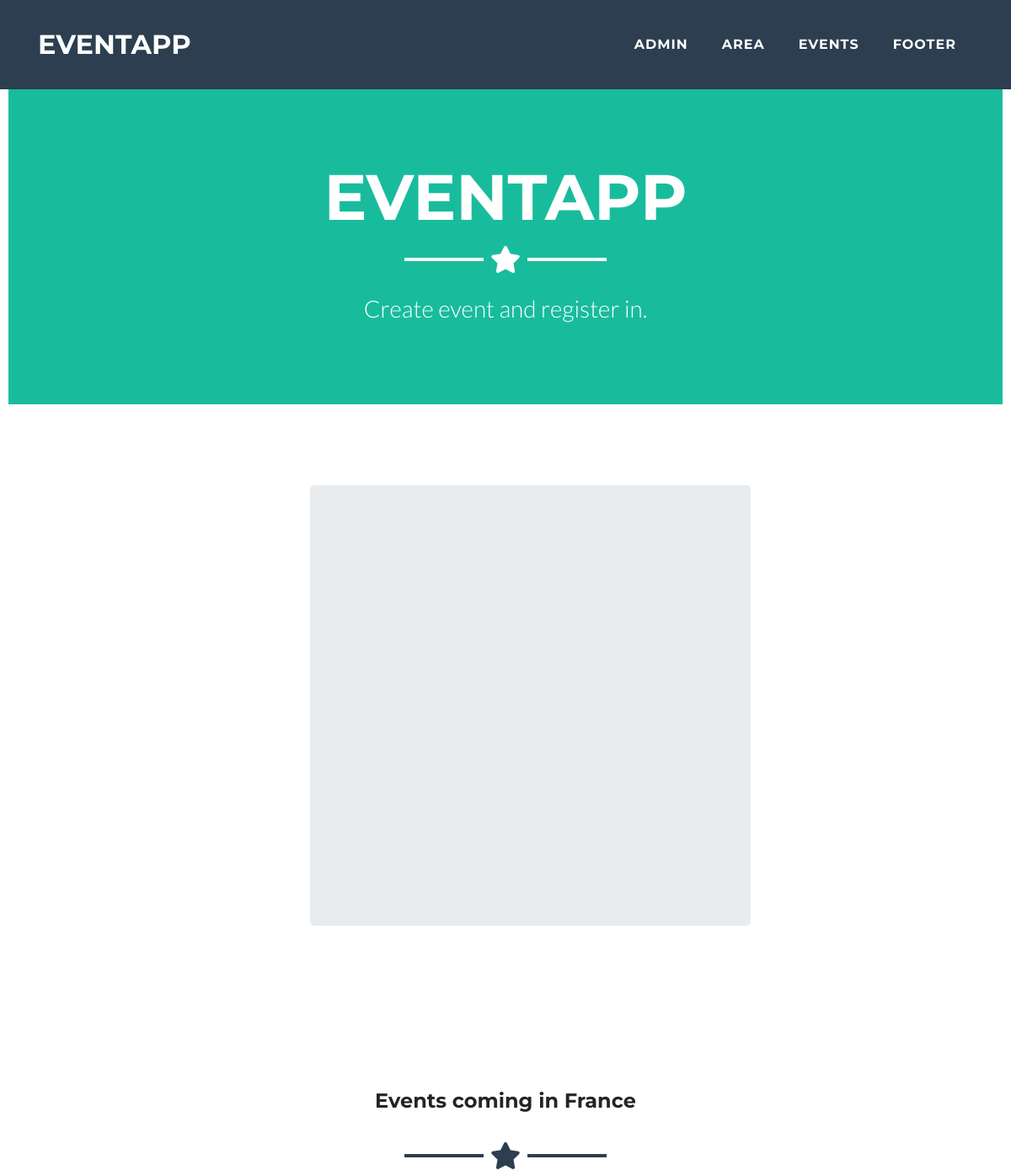
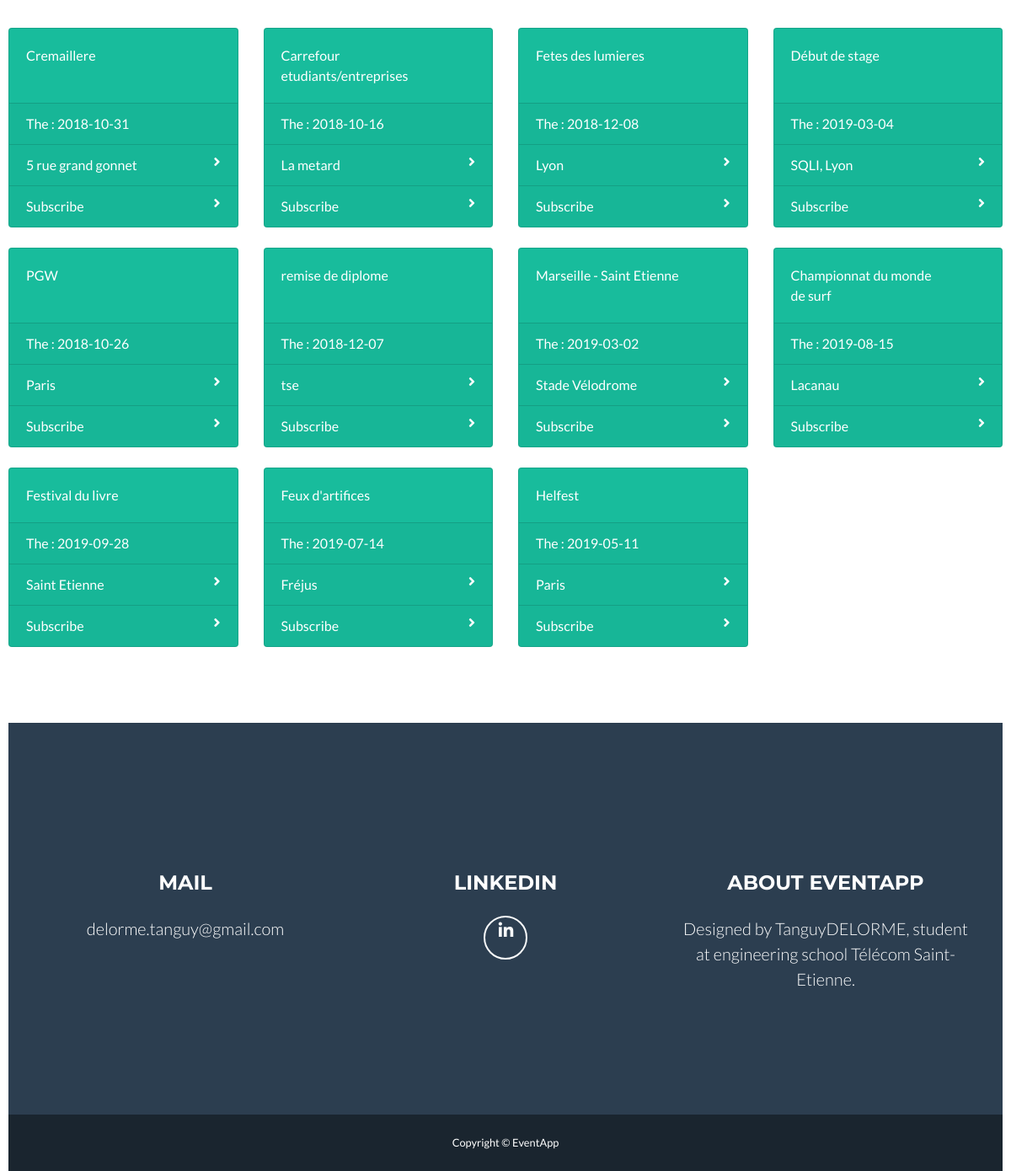
/eventApp.php, run on the app's committed database (2 pictures, top to bottom).
### tables this page shows
CREATE TABLE IF NOT EXISTS `event` (
  `id` int(255) NOT NULL AUTO_INCREMENT,
  `nom` varchar(255) NOT NULL,
  `date` date NOT NULL,
  `adresse` varchar(255) NOT NULL,
  `region` varchar(30) NOT NULL,
  PRIMARY KEY (`id`)
);

### eventApp.php (the view, shortened to what this page needs)
<?php
include 'include/connection.php';
 ?>
<!DOCTYPE html PUBLIC "-//W3C//DTD XHTML 1.0 Transitional//EN" "http://www.w3.org/TR/xhtml1/DTD/xhtml1-transitional.dtd">
<html xmlns="http://www.w3.org/1999/xhtml">
<head>
    <link href="franceJvmap/jqvmap.css" media="screen" rel="stylesheet" type="text/css" />
     <link href="vendor/bootstrap/css/bootstrap.min.css" rel="stylesheet">
     <link href="vendor/fontawesome-free/css/all.min.css" rel="stylesheet" type="text/css">
     <link href="vendor/magnific-popup/magnific-popup.css" rel="stylesheet" type="text/css">
     <link href="css/freelancer.min.css" rel="stylesheet">
     <link rel="stylesheet" href="style.css" />
     <link rel="stylesheet" href="https://use.fontawesome.com/releases/v5.4.1/css/all.css">
  </head>
  <body style="margin-right: 10px; margin-left: 10px;">
    <nav class="navbar navbar-expand-lg bg-secondary fixed-top text-uppercase" id="mainNav">
      <div class="container">
        <a class="navbar-brand js-scroll-trigger" href="#page-top">EventApp</a>
        <div class="collapse navbar-collapse" id="navbarResponsive">
          <ul class="navbar-nav ml-auto">
            <li class="nav-item mx-0 mx-lg-1">
              <a class="nav-link py-3 px-0 px-lg-3 rounded js-scroll-trigger" href="adminEvent/adminEvent.php">Admin</a>
            </li>
            <li class="nav-item mx-0 mx-lg-1">
              <a class="nav-link py-3 px-0 px-lg-3 rounded js-scroll-trigger" href="#area">Area</a>
            </li>
            <li class="nav-item mx-0 mx-lg-1">
              <a class="nav-link py-3 px-0 px-lg-3 rounded js-scroll-trigger" href="#event">Events</a>
            </li>
            <li class="nav-item mx-0 mx-lg-1">
              <a class="nav-link py-3 px-0 px-lg-3 rounded js-scroll-trigger" href="#footer">Footer</a>
            </li>
          </ul>
        </div>
      </div>
    </nav>
    <header class="masthead bg-primary text-white text-center">
      <div class="container">
        <h1 class="text-uppercase mb-0">EventApp</h1>
        <hr class="star-light">
        <h2 class="font-weight-light mb-0">Create event and register in.</h2>
      </div>
    </header>
    <section class="portfolio" id="area">
      <div class="center">
        <div class="jumbotron flexbox">
          <div id="francemap"></div>
        </div>
      </div>
    </section>
    <section class="portfolio" id="event">
      <?php
      if(!isset($_GET['region'])){
        echo "<div class='center'><h4 class='selected'>Events coming in France</h4></div><hr class='star-dark mb-5'>";
         ?>
      <div style="display : flex; justify-content:center;">
        <div class="row">
          <?php
         $reponse =  $bdd->query("SELECT id, nom, date, adresse, region FROM event");
         while ($donnees = $reponse->fetch()){
           $nom =  $donnees["nom"];
           $id =  $donnees["id"];
           $date =  $donnees["date"];
           ?>
           <div class="col-xl-3 col-md-4 col-sm-6 mb-4">
              <div class="card text-white bg-primary o-hidden h-100">
                <div class="card-body">
                  <div class="mr-5"><?php echo $nom ?></div>
                </div>
                <div class="card-footer text-white clearfix " >
                  <span class="float-left">The : <?php echo $date ?></span>
                </div>
                <a class="card-footer text-white clearfix z-1" data-address='<?php echo str_replace(" ","+",$donnees['adresse']); ?>' data-toggle='modal' href='#myModal'>
                  <span class="float-left"><?php echo $donnees['adresse']; ?></span>
                  <span class="float-right">
                    <i class="fas fa-angle-right"></i>
                  </span>
                </a>
                <a class="card-footer text-white clearfix " href="#subscribe<?php echo $id ?>" data-toggle="modal">
                  <span class="float-left">  Subscribe</span>
                  <span class="float-right">
                    <i class="fas fa-angle-right"></i>
                  </span>
                </a>
              </div>
            </div>
        <?php
        }
        ?>
      </div>
        </div>
          <?php
        }
         ?>
    </section>
    <footer class="footer text-center">
      <section class="portfolio" id="footer">
      <div class="container">
        <div class="row">
          <div class="col-md-4 mb-5 mb-lg-0">
            <h4 class="text-uppercase mb-4">Mail</h4>
            <p class="lead mb-0">delorme.tanguy@gmail.com</p>
          </div>
          <div class="col-md-4 mb-5 mb-lg-0">
            <h4 class="text-uppercase mb-4">Linkedin</h4>
            <ul class="list-inline mb-0">
              <li class="list-inline-item">
                <a class="btn btn-outline-light btn-social text-center rounded-circle" href="https://www.linkedin.com/in/tanguy-delorme-82659a133/">
                  <i class="fab fa-fw fa-linkedin-in"></i>
                </a>
              </li>
            </ul>
          </div>
          <div class="col-md-4">
            <h4 class="text-uppercase mb-4">About EventApp</h4>
            <p class="lead mb-0">Designed by TanguyDELORME, student at engineering school Télécom Saint-Etienne</a>.</p>
          </div>
        </div>
      </div>
    </section>
    </footer>
    <div class="copyright py-4 text-center text-white">
      <div class="container">
        <small>Copyright &copy; EventApp</small>
      </div>
    </div>
  </body>
</html>

### style.css (style rules this page uses)
.flexbox { display: flex; width: fit-content; margin-left:5%; padding-top:1%; padding-bottom:1%; padding-left:1%; padding-right:1%; }
#francemap { width: 500px; height: 500px; }
.center { display : flex; justify-content:center; }

### data on the page
event: nom "Cremaillere", date "2018-10-31", adresse "5 rue grand gonnet"
event: nom "Carrefour etudiants/entreprises", date "2018-10-16", adresse "La metard"
event: nom "Fetes des lumieres", date "2018-12-08", adresse "Lyon"
event: nom "Début de stage", date "2019-03-04", adresse "SQLI, Lyon"
event: nom "PGW", date "2018-10-26", adresse "Paris"
event: nom "remise de diplome", date "2018-12-07", adresse "tse"
event: nom "Marseille - Saint Etienne", date "2019-03-02", adresse "Stade Vélodrome"
event: nom "Championnat du monde de surf", date "2019-08-15", adresse "Lacanau"
event: nom "Festival du livre", date "2019-09-28", adresse "Saint Etienne"
event: nom "Feux d'artifices", date "2019-07-14", adresse "Fréjus"
event: nom "Helfest", date "2019-05-11", adresse "Paris"
